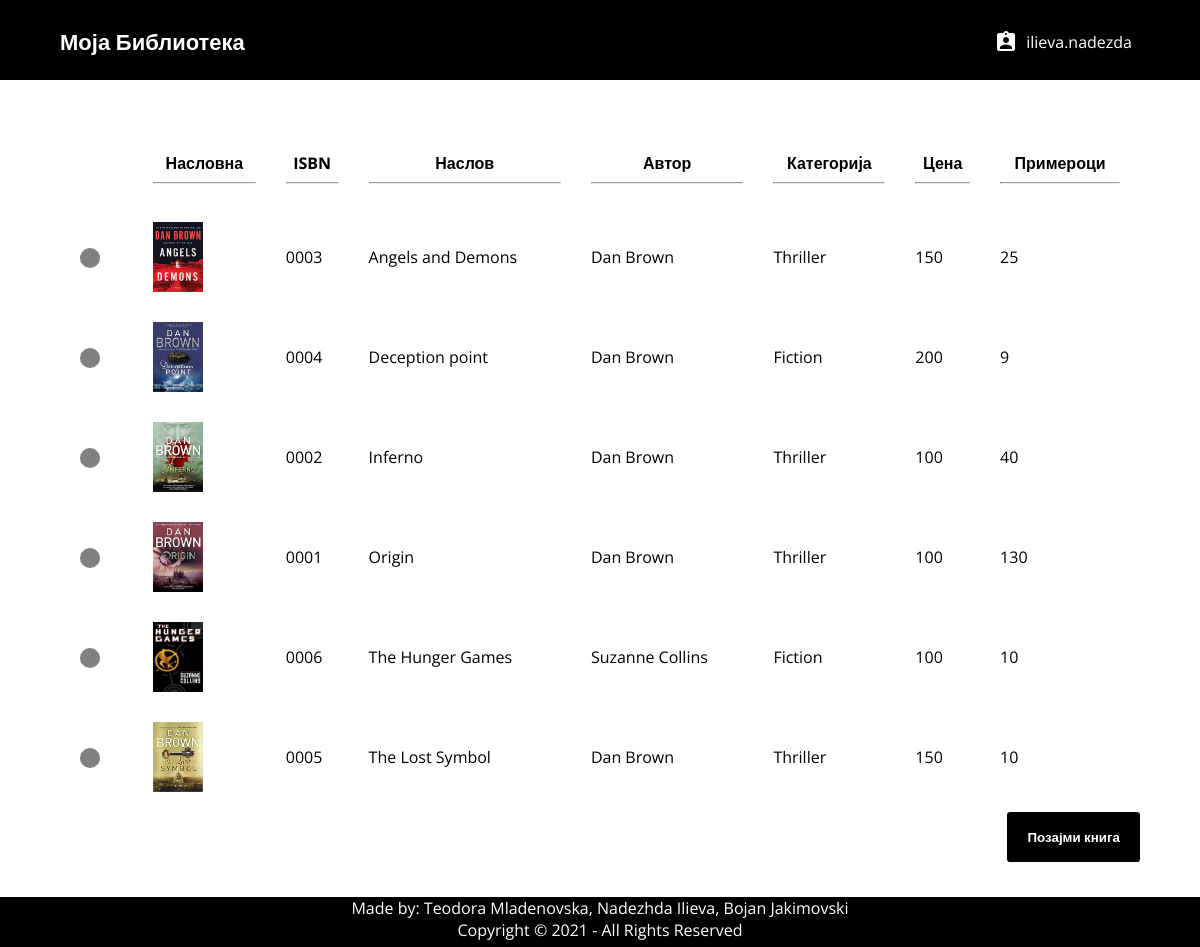
The app's page /member/index.php (signed in) with its own data.
### tables this page shows
CREATE TABLE `book` (
  `isbn` char(13) NOT NULL,
  `title` varchar(80) NOT NULL,
  `author` varchar(80) NOT NULL,
  `category` varchar(80) NOT NULL,
  `price` int(4) UNSIGNED NOT NULL,
  `copies` int(10) UNSIGNED NOT NULL,
  `bookCover` varchar(1000) DEFAULT NULL
);

### model/book_db.php (called while the page is built, shortened)
<?php
function list_books()
{
    global $con;
    $query = $con->prepare("SELECT * FROM book ORDER BY title");
    $query->execute();
    $result = $query->get_result();
    return $result;
}

### member/home.php (the view, shortened to what this page needs)
<html>
<head>
	<link rel="stylesheet" type="text/css" href="../css/global_styles.css">
	<link rel="stylesheet" type="text/css" href="css/home_style.css">
	<link rel="stylesheet" type="text/css" href="../css/custom_radio_button_style.css">
	<link rel="stylesheet" type="text/css" href="../css/custom_checkbox_style.css">
</head>
<body style='color: black; background: white;'>
	<form class='cd-form' method='POST' action='index.php'>
		<table width='100%' cellpadding=10 cellspacing=10>
			<tr>
				<th></th>
				<th>Насловна
					<hr>
				</th>
				<th>ISBN
					<hr>
				</th>
				<th>Наслов
					<hr>
				</th>
				<th>Автор
					<hr>
				</th>
				<th>Категорија
					<hr>
				</th>
				<th>Цена
					<hr>
				</th>
				<th>Примероци
					<hr>
				</th>
			</tr>
			<?php foreach ($result as $res) : ?>
				<tr>
					<td>
						<label class='control control--radio'>
							<div class='control__indicator'></div>
					</td>
					<td><img src="<?php echo $res['bookCover'] ?>" width="50" height="70"></td>
					<td> <?php echo $res['isbn'] ?></td>
					<td><?php echo $res['title'] ?></td>
					<td><?php echo $res['author'] ?></td>
					<td><?php echo $res['category'] ?></td>
					<td><?php echo $res['price'] ?></td>
					<td><?php echo $res['copies'] ?></td>
				</tr>
			<?php endforeach; ?>
		</table>
		<input style='background: black;' type='submit' value='Позајми книга' />
	</form>
	<div style='font-size:16px;font-weight: normal;height: 50px;position: relative;left: 0;bottom: 0; top: 25px; width: 100%;background-color: black;color: white;text-align: center;'>Made by: Teodora Mladenovska, Nadezhda Ilieva, Bojan Jakimovski <br> Copyright © 2021 - All Rights Reserved</div>
</body>
</html>

### header.php (shortened to what this page needs)
<html>
<head>
	<link rel="stylesheet" type="text/css" href="css/header_style.css" />
	<link rel="stylesheet" type="text/css" href="../member/css/header_member_style.css" />
	<link rel="stylesheet" type="text/css" href="../librarian/css/header_librarian_style.css">
</head>
<body>
	<header style = 'background-color: black; color: white;'>
		<?php
		if (empty($_SESSION['type'])) {
			echo "<a href='./'>";
			echo "<div id='cd-logo'>";
			echo "<p style = 'color: white'>Моја Библиотека</p>";
			echo "</div>";
			echo "</a>";
		} else if (strcmp($_SESSION['type'], "member") == 0) {
			echo "<a href='../'>";
			echo "<div id='cd-logo'>";
			echo "<p style = 'color: white'>Моја Библиотека</p>";
			echo "</div>";
			echo "</a>";
			echo "<div class='dropdown'>";
			echo "<button class='dropbtn'>";
			echo "<p id='librarian-name'>" . $_SESSION['username'] . "</p>";
			echo "</button>";
			echo "</div>";
		} else if (strcmp($_SESSION['type'], "librarian") == 0) {
			echo "<a href='../'>";
			echo "<div id='cd-logo'>";
			echo "<p style = 'color: white'>Моја Библиотека</p>";
			echo "</div>";
			echo "</a>";
			echo "<div class='dropdown'>";
			echo "<button class='dropbtn'>";
			echo "<p id='librarian-name'>" . $_SESSION['username'] . "</p>";
			echo "</button>";
			echo "<div class='dropdown-content'>";
			echo "<a href='../logout.php'>Одјави се</a>";
			echo "</div>";
			echo "</div>";
		}
		?>
	</header>
</body>
</html>

### member/index.php (shortened to what this page needs)
<?php
require_once('../db_connect.php');
require_once('../header.php');
require_once('../model/book_db.php');
if (isset($_POST['action'])) {
    $action = $_POST['action'];
} else if (isset($_GET['action'])) {
    $action = $_GET['action'];
} else {
    $action = '';
}
if ($action == '') {
    $result = list_books();
    include('home.php');
} else if ($action == 'request_book') {
    global $member_home_error;
    if (isset($_POST['rd_book'])) {
        $message = request_book($_POST['rd_book'], $_SESSION['username']);
        switch ($message) {
            case "NO COPIES":
                $member_home_error = "Нема достапни примероци од избраната книга!";
                $result = list_books();
                if (!$result)
                    die("Грешка!");
                include('home.php');
                break;
            case "TOO MANY REQUESTS":
                $member_home_error = "Можете да испратите само едно барање за позајмување на книга. Ве молиме почекајте истото да Ви биде одобрено, пред да испратите барање за позајмување на друга книга.";
                $result = list_books();
                if (!$result)
                    die("Грешка!");
                include('home.php');
                break;
            case "TOO MANY BOOKS":
                $member_home_error = "Не може да позајмите повеќе од 3 книги!";
                $result = list_books();
                if (!$result)
                    die("Грешка!");
                include('home.php');
                break;
            case "BOOK EXISTS":
                $member_home_error = "Веќе имате позајмен примерок од избраната книга!";
                $result = list_books();
                if (!$result)
                    die("Грешка!");
                include('home.php');
                break;
            case "BALANCE":
                $member_home_error = "Немате доволно кредит за да ја позајмите книгата!";
                $result = list_books();
                if (!$result)
                    die("Грешка!");
                include('home.php');
                break;
            case "ERROR":
                $member_home_error = "Грешка";
                $result = list_books();
                if (!$result)
                    die("Грешка!");
                include('home.php');
                break;
            case "SUCCESS":
                $member_home_error = "SUCCESS";
                $result = list_books();
                if (!$result)
                    die("Грешка!");
                include('home.php');
                break;
        }
    } else {
        $member_home_error = "Ве молиме одберете книга за позајмување!";
        $result = list_books();
        if (!$result)
            die("Грешка!");
        include('home.php');
    }
} else if ($action == "my_books") {
    $result = get_my_books($_SESSION['username']);
    if (!$result)
        die("Грешка!");
    include('my_books.php');
} else if ($action == "return_books") {
    global $return_error;
    $result = get_my_books($_SESSION['username']);
    if (!$result)
        die("Грешка!");
    $message = return_books($result);
    switch ($message) {
        case "ERROR":
            $return_error = "Грешка!";
            include('my_books.php');
            break;
        case "NOTHING SELECTED":
            $return_error = "Ве молиме одберете книга што сакате да ја вратите!";
            include('my_books.php');
            break;
        default:
            $return_error = $message;
            $result = get_my_books($_SESSION['username']);
            if (!$result)
                die("Грешка!");
            include('my_books.php');
            break;
    }
}

### member/css/header_style.css (style rules this page uses)
html * { -webkit-font-smoothing: antialiased; -moz-osx-font-smoothing: grayscale; }
*, *:after, *:before { -webkit-box-sizing: border-box; -moz-box-sizing: border-box; box-sizing: border-box; }
body { font-size: 100%; font-family: "Open Sans", sans-serif; background-color: white; margin: 0; }
img { max-width: 100%; }
header { position: relative; height: 50px; background: black; }
header #cd-logo { float: left; margin: 0 0 0 5%; -webkit-transform-origin: 0 50%; -moz-transform-origin: 0 50%; -ms-transform-origin: 0 50%; -o-transform-origin: 0 50%; transform-origin: 0 50%; -webkit-transform: scale(0.8); -moz-transform: scale(0.8); -ms-transform: scale(0.8); -o-transform: scale(0.8); transform: scale(0.8); }
header #cd-logo img, header #cd-logo p { display: inline-block; vertical-align: middle; }
header #cd-logo p { color: white; font-weight: bold; font-size: 2.2rem; }
header::after { content: ""; display: table; clear: both; }
@media only screen and (min-width: 768px) { header { height: 80px; } }
@media only screen and (min-width: 768px) { header #cd-logo { margin: 4px 0 0 5%; -webkit-transform: scale(1); -moz-transform: scale(1); -ms-transform: scale(1); -o-transform: scale(1); transform: scale(1); } }

### member/css/header_member_style.css (style rules this page uses)
html * { -webkit-font-smoothing: antialiased; -moz-osx-font-smoothing: grayscale; }
*, *:after, *:before { -webkit-box-sizing: border-box; -moz-box-sizing: border-box; box-sizing: border-box; }
body { font-size: 100%; font-family: "Open Sans", sans-serif; background-color: white; margin: 0; }
img { max-width: 100%; }
header { position: relative; height: 50px; background: black; }
header #cd-logo { float: left; margin: 0 0 0 5%; -webkit-transform-origin: 0 50%; -moz-transform-origin: 0 50%; -ms-transform-origin: 0 50%; -o-transform-origin: 0 50%; transform-origin: 0 50%; -webkit-transform: scale(0.8); -moz-transform: scale(0.8); -ms-transform: scale(0.8); -o-transform: scale(0.8); transform: scale(0.8); }
header #cd-logo img, header #cd-logo p { display: inline-block; vertical-align: middle; }
header #cd-logo p { font-size: 2.2rem !important; color: white; font-weight: bold; font-size: 1.4rem; }
header::after { content: ""; display: table; clear: both; }
header a { text-decoration: none; }
@media only screen and (min-width: 768px) { header { height: 80px; } }
@media only screen and (min-width: 768px) { header #cd-logo { margin: 4px 0 0 5%; -webkit-transform: scale(1); -moz-transform: scale(1); -ms-transform: scale(1); -o-transform: scale(1); transform: scale(1); } }
.dropbtn { background: url("../img/ic_member.svg") no-repeat 8px center; background-color: black; margin-top: 10%; color: white; min-width: 120px; padding: 0 8px 0 8px; font-size: 16px; font-family: "Open Sans", sans-serif; border: none; border-radius: 30px; cursor: pointer; }
#librarian-name { margin-left: 32px; }
.dropdown { position: relative; display: inline-block; float: right; margin-right: 5%; }

### css/global_styles.css (style rules this page uses)
*, *::after, *::before { -webkit-box-sizing: border-box; -moz-box-sizing: border-box; box-sizing: border-box; }
html { font-size: 62.5%; }
body { font-size: 1.8rem; font-family: "Open Sans", sans-serif; color: black; background-color: white; }

### member/css/home_style.css (style rules this page uses)
.cd-form { width: 90%; max-width: 1200px; margin: 4em auto; font-size: 1.3rem; color: white; margin-bottom: 10px; display: block; }
.cd-form::after { clear: both; content: ""; display: table; }
.cd-form input[type="submit"] { border: none; background: black; border-radius: 0.25em; padding: 16px 20px; color: white; font-family: "Open Sans", sans-serif; font-weight: bold; float: right; cursor: pointer; -webkit-font-smoothing: antialiased; -moz-osx-font-smoothing: grayscale; -webkit-appearance: none; -moz-appearance: none; -ms-appearance: none; -o-appearance: none; appearance: none; }

### css/custom_radio_button_style.css (style rules this page uses)
.control { font-size: 18px; position: relative; display: block; margin-bottom: 15px; padding-left: 30px; cursor: pointer; }
.control__indicator { position: absolute; top: 2px; left: 0; width: 20px; height: 20px; background: gray; }
.control--radio .control__indicator { border-radius: 50%; }
.control__indicator:after { position: absolute; display: none; content: ''; }
.control--radio .control__indicator:after { top: 7px; left: 7px; width: 6px; height: 6px; border-radius: 50%; background: white; }

### records on screen
book: bookCover (picture), isbn "0003", title "Angels and Demons", author "Dan Brown", category "Thriller", price "150", copies "25"
book: bookCover (picture), isbn "0004", title "Deception point", author "Dan Brown", category "Fiction", price "200", copies "9"
book: bookCover (picture), isbn "0002", title "Inferno", author "Dan Brown", category "Thriller", price "100", copies "40"
book: bookCover (picture), isbn "0001", title "Origin", author "Dan Brown", category "Thriller", price "100", copies "130"
book: bookCover (picture), isbn "0006", title "The Hunger Games", author "Suzanne Collins", category "Fiction", price "100", copies "10"
book: bookCover (picture), isbn "0005", title "The Lost Symbol", author "Dan Brown", category "Thriller", price "150", copies "10"

### other values on screen
$_SESSION['username'] "ilieva.nadezda"
